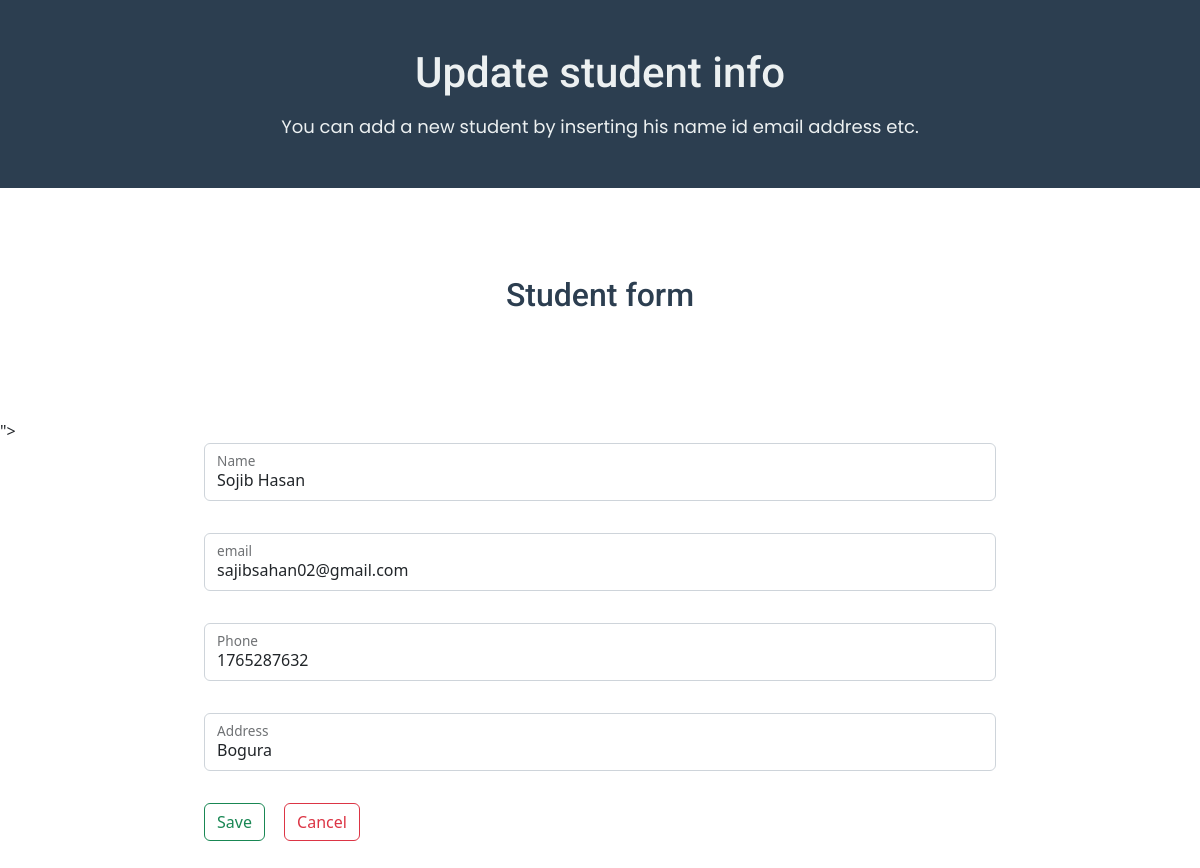
/editstd.php?id=3, run on the app's committed database.
### tables this page shows
CREATE TABLE `curddata` (
  `ID` int(11) NOT NULL,
  `Name` varchar(100) NOT NULL,
  `Email` varchar(100) NOT NULL,
  `Phone` int(20) NOT NULL,
  `Address` varchar(100) NOT NULL
);

### editstd.php (the view, shortened to what this page needs)
<?php
$servername = "localhost";
$username = "root";
$password = "";
$database = "mycurd";
$connection = new mysqli($servername, $username, $password, $database);
$id = "";
$name = "";
$email = "";
$phone = "";
$address = "";
if ( $_SERVER['REQUEST_METHOD'] == 'GET') {
    $id = $_GET["id"];
    $sql = "SELECT * FROM `curddata` WHERE id=$id";
    $result = $connection->query($sql);
    $row = $result->fetch_assoc();
    $id = $row["ID"];
    $name = $row["Name"];
    $email =$row["Email"];
    $phone =$row["Phone"];
    $address =$row["Address"];
}
?>
<!DOCTYPE html>
<html lang="en">
<head>
    <link rel="stylesheet" href="style03.css">
    <link rel="stylesheet" href="https://cdn.jsdelivr.net/npm/bootstrap@5.2.2/dist/css/bootstrap.min.css">
</head>
<body>
    <div class="container-fluid">
        <div class="row">
            <div class="pagetitle py-5" style="text-align: center; background-color: #2c3e50;">
                <h2 style="font-size: 42px; margin-bottom: 15px;">Update student info</h2>
                <p style="margin-bottom: 0;">You can add a new student by inserting his name id email address etc. </p>
            </div>
        </div>
    </div>
    <div class="container">
        <div class="row">
            <div class="form-title text-center py-5">
                <h2 style="color: #2c3e50; margin-top: 40px;">Student form</h2>
            </div>
        </div>
    </div>
    <div class="addform my-5">
        <form action="#" method="post">
            <input type="hidden" value="<?php echo $id; ?>">">
            <div class="row mb-3">
                <div class="col-xl-2"></div>
                <div class="col-xl-8">
                <div class="form-floating mb-3">
                       <input type="text" class="form-control" id="floatingInput02" placeholder="name@example.com" name="name" value="<?php echo $name; ?>">
                       <label for="floatingInput02">Name</label>
                    </div>
                </div>
                <div class="col-xl-2"></div>
            </div>
            <div class="row mb-3">
                <div class="col-xl-2"></div>
                <div class="col-xl-8">
                <div class="form-floating mb-3">
                       <input type="email" class="form-control" id="floatingInput03" placeholder="name@example.com" name="email" value="<?php echo $email; ?>">
                       <label for="floatingInput03">email</label>
                    </div>
                </div>
                <div class="col-xl-2"></div>
            </div>
            <div class="row mb-3">
                <div class="col-xl-2"></div>
                <div class="col-xl-8">
                <div class="form-floating mb-3">
                       <input type="number" class="form-control" id="floatingInput04" placeholder="name@example.com" name="phone" value="<?php echo $phone; ?>">
                       <label for="floatingInput04">Phone</label>
                    </div>
                </div>
                <div class="col-xl-2"></div>
            </div>
            <div class="row mb-3">
                <div class="col-xl-2"></div>
                <div class="col-xl-8">
                <div class="form-floating mb-3">
                       <input type="text" class="form-control" id="floatingInput05" placeholder="name@example.com" name="address" value="<?php echo $address; ?>">
                       <label for="floatingInput05">Address</label>
                    </div>
                </div>
                <div class="col-xl-2"></div>
            </div>
            <div class="row">
                <div class="col-xl-2"></div>
                <div class="col-xl-8">
                  <button type="submit" class="btn btn-outline-success" name="submit" style="margin-right: 15px;">Save</button>
                  <a href="./curdapplication/home.php" role="button" class="btn btn-outline-danger">Cancel</a>
                </div>
                <div class="col-xl-2"></div>
            </div>
        </form>
    </div>
</body>
</html>

### style03.css (style rules this page uses)
* { padding: 0; margin: 0; }
* h2 { font-family: 'Roboto', sans-serif; font-size: 42px; color: #ecf0f1; }
* p { font-family: 'Poppins', sans-serif; font-size: 18px; color: #ecf0f1; }

### data on the page
curddata: name "Sojib Hasan", email "sajibsahan02@gmail.com", phone "1765287632", address "Bogura"
